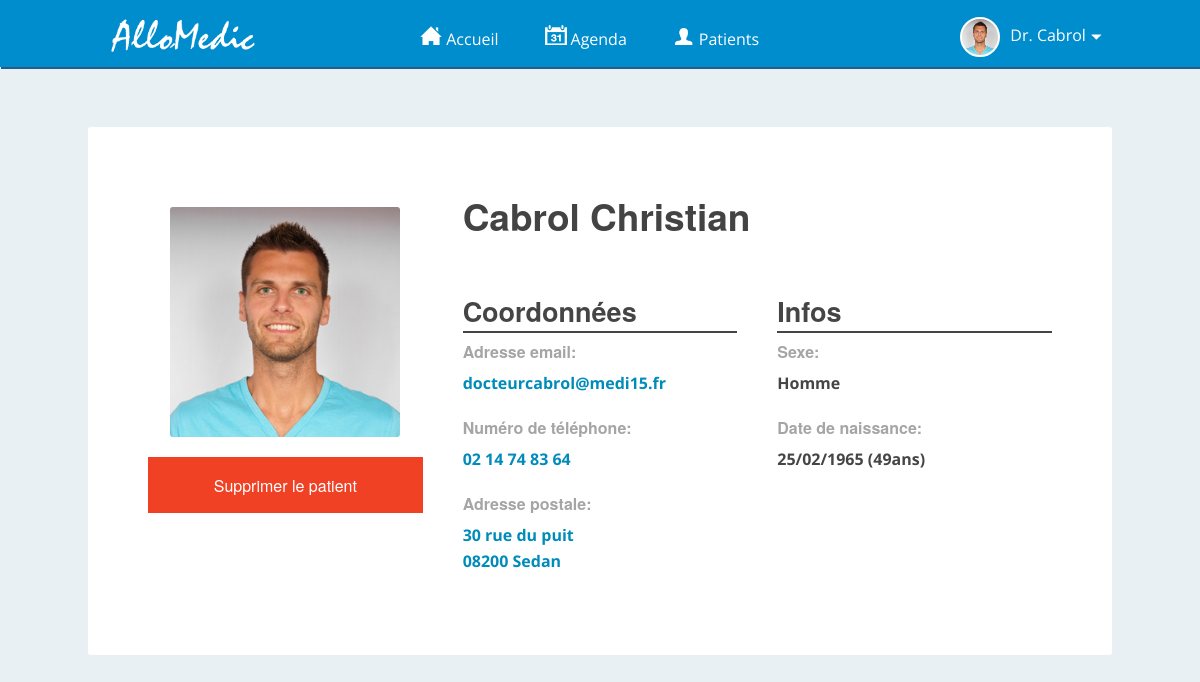
Page /profil.php (signed in) on the committed database.
### tables this page shows
CREATE TABLE `utilisateurs` (
  `id` int(11) NOT NULL AUTO_INCREMENT,
  `type` varchar(5) NOT NULL,
  `nom` varchar(40) NOT NULL,
  `prenom` varchar(40) NOT NULL,
  `sexe` varchar(1) NOT NULL,
  `datenaissance` varchar(10) NOT NULL,
  `tel` varchar(18) NOT NULL,
  `email` varchar(120) NOT NULL,
  `adresse` varchar(256) NOT NULL,
  `motdepasse` varchar(40) NOT NULL,
  `typemed` varchar(256) NOT NULL,
  PRIMARY KEY (`id`)
);

### php/lib.php (called while the page is built, shortened)
<?php
	function age($date_naissance)
	    {
		    if(!empty($date_naissance)){
			    $date_today=explode("-",date ('Y-n-j'));
			    $annee_today=$date_today[0];
			    $mois_today=$date_today[1];
			    $date_naissance=explode("/", $date_naissance);
			    $annee_naissance=$date_naissance[2];
			    $mois_naissance=$date_naissance[1];
			    $age =  $annee_today - $annee_naissance;
			    return $age;
		    }
	    }
?>

### profil.php (the view, shortened to what this page needs)
<?php
	include('includes/session-config.inc.php');
?>
<!DOCTYPE html>
<html lang="fr">
    <head>
  		<?php
			include('includes/metahead.inc.php');
		?>
    </head>
    <body>
    	<?php
    			if(isset($_SESSION['userid'])){
    			$iduser = $_SESSION['userid'];
    			if(isset($_GET['url'])){
			    			$idpro = $_GET['url'];
		    			}
		    			else{
			    			$idpro = $iduser;
		    			}
		    	$prof = $bdd->query("select * from utilisateurs where id=$idpro");
		    	$profil = $prof -> fetchAll();
				include('includes/header.inc.php');
				if($_SESSION['type']=="med" && $_SESSION['userid']!=$profil[0]['id']){
						$idpat = $profil[0]['id'];
						$idmed = $_SESSION['userid'];
						$link = $bdd->query("SELECT * FROM liens WHERE idpat=$idpat and idmed=$idmed");
						$nbl = $link->rowCount();
						if($nbl>0){
							$linkiok = true;
							$modiok = true;
						}
					}
					elseif($_SESSION['userid']==$profil[0]['id']){
						$modiok = true;
					}
				include('php/modpro.ex.php');
		?>
	    <div id="container">
	    	<div id="content">
				 <?php
		    		if (file_exists("images/avatar/".$profil[0]['id'].".jpg")) {
			    		$lienphoto = "images/avatar/".$profil[0]['id'].".jpg";
		    		}
		    		if($profil[0]['sexe']=="h"){
				    		$sexe = "Homme";
			    		}
			    		elseif($profil[0]['sexe']=="f"){
				    		$sexe = "Femme";
			    		}
			    		else{
				    		$sexe = "N.D.";
			    		}
		    		$tel = str_replace("\r\n", " ", chunk_split($profil[0]['tel'], 2));
		    		$adre = stripslashes($profil[0]['adresse']);
								if(preg_match("'(.*)([0-9]{5})(.*)'s" ,$adre,$out)){
									$adresse = $out[1] . '</br>' . $out[2]. ' '. $out[3];
								}
								else{
									$adresse = $adre;
								}
					if($_SESSION['userid']==$profil[0]['id'] || isset($linkiok)){
				 ?>
		    	<div class="blocpro">
		    		<div class="col size-1">
			    	<div class="avatarprofil" style="width: 230px; height: 230px; background: url(<?php echo $lienphoto;?>) center no-repeat; background-size: cover;"></div>
			    	<?php
			    		if($profil[0]['id']!=$_SESSION['userid']||$_SESSION['type']=="med"){
			    	?>
			    	<?php if($_SESSION['userid']==$profil[0]['id']||isset($modiok)){echo '<button  class="md-trigger alert expand" data-modal="suppat">Supprimer le patient</button>';}?>
			    	<?php
			    		}
			    	?>
		    		</div>
			    	<h2 class="col size-2"><?php echo $profil[0]['nom']. " ".$profil[0]['prenom'];?></h2>
			    	<div  class="col size-1">
				    	<h3>Coordonnées</h3>
				    	<h4>Adresse email:<?php if($_SESSION['userid']==$profil[0]['id']||isset($modiok)){echo '<span class="modifbout md-trigger" data-modal="modifemail" data-email="'.$profil[0]['email'].'">Modifier</span>';}?></h4>
				    	<p><a href="mailto:<?php echo $profil[0]['email'];?>"><?php echo $profil[0]['email'];?></a></p>
				    	<h4>Numéro de téléphone: <?php if($_SESSION['userid']==$profil[0]['id']||isset($modiok)){echo '<span class="modifbout md-trigger" data-modal="modiftel" data-tel="'.$profil[0]['tel'].'">Modifier</span>';}?> </h4>
				    	<p><a href="sip:<?php echo $profil[0]['tel'];?>"><?php echo $tel;?></a></p>
				    	<h4>Adresse postale: <?php if($_SESSION['userid']==$profil[0]['id']||isset($modiok)){echo '<span class="modifbout md-trigger" data-modal="modifadr" data-adr="'.$profil[0]['adresse'].'">Modifier</span>';}?> </h4>
				    	<p><a href="geo:<?php echo $profil[0]['adresse'];?>"><?php echo $adresse;?></a></p>
			    	</div>
			    	<div  class="col size-1">
				    	<h3>Infos</h3>
				    	<h4>Sexe:<?php if($_SESSION['userid']==$profil[0]['id']||isset($modiok)){echo '<span class="modifbout md-trigger" data-modal="modifsexe" data-sexe="'.$profil[0]['sexe'].'">Modifier</span>';}?></h4>
				    	<p><?php echo $sexe;?></p>
				    	<h4>Date de naissance:<?php if($_SESSION['userid']==$profil[0]['id']||isset($modiok)){echo '<span class="modifbout md-trigger" data-modal="modifdatenaissance" data-dn="'.$profil[0]['datenaissance'].'">Modifier</span>';}?></h4>
				    	<p><?php echo $profil[0]['datenaissance'].' ('.age($profil[0]['datenaissance']).'ans)';?></p>
			    	</div>
		    	</div>
		    			 <?php
			    			 }
			    			 else{
				    			 echo "Vous n'etes pas autorisé à voir ce profil.";
			    			 }
		    			 ?>
	    	</div>
	    </div>
    </body>
</html>
<?php
	     }
		   else{
			   ?><SCRIPT LANGUAGE="JavaScript">
document.location.href="f/..";
</SCRIPT><?php
		   }
		?>

### includes/header.inc.php (shortened to what this page needs)
<header>
    <div id="header">
	    <div id="logo"><a href="f/..">Allomedic</a></div>
	    <ul id="nav">
	    	<?php
	    	if(count($_SESSION)>0){
		    	if($_SESSION['type']=='med'){
	    	?>
		    <li><a href="f/.." id="home">Accueil</a></li>
		    <li><a href="agenda" id="agenda">Agenda</a></li>
		    <li><a href="patients" id="patients">Patients</a></li>
		    <?php
			    }
			    elseif($_SESSION['type']=='pat'){
				    ?>
		    <li class="navpat"><a href="f/.." id="home">Accueil</a></li>
		    <li class="navpat"><a href="rendez-vous" id="agenda">Rendez-vous</a></li>
		    <li class="navpat"><a href="medecins" id="patients">Médecins</a></li>
				    <?php
			    }
		    ?>
	    </ul>
	    <div id="profil">
	    	<?php
		    	$req = $bdd->query("SELECT * FROM utilisateurs WHERE id='$iduser'");
		    	$req = $req->fetchAll(PDO::FETCH_ASSOC);
	    	if (file_exists("images/avatar/".$iduser.".jpg")) {
	    		echo '<div id="avatar" style="background: url(images/avatar/'.$iduser.'.jpg); background-size: cover;">avatar</div>';
	    	}
		    	if($req[0]['type']=='med'){
			    	echo "Dr. ".$req[0]['nom'];
		    	}
		    	else{
			    	echo $req[0]['prenom']. " " .$req[0]['nom'];
		    	}
	    	?>
	    </div>
	    <?php
		    }
	    ?>
    </div>
</header>

### css/style.css (style rules this page uses)
body { background: #e9f0f4; font-family: 'Open Sans', sans-serif; }
header { width: 100%; height: 67px; background: #008dcd; color: #fff; position: relative; z-index: 10; box-shadow: 1px 2px 0px 0px #225e86; }
#logo { float: left; height: 60px; }
#logo a { color: #FFF; font-weight: bold; text-indent: -9999px; font-size: 2em; width: 300px; padding: 20px; display: block; padding-left: 100px; background: url(../images/logo2.png) left 2px no-repeat; background-size: 200px; }
header #nav { margin: 0 30%; }
header #nav li { list-style: none; padding: 0; margin: 0; }
header #nav li a { color: #fff; padding: 15px 21px; float: left; display: block; }
header #nav li a#home:before { content: ' '; display: inline-block; width: 30px; height: 30px; background: url(../images/nav.png) 0px 6px no-repeat; background-size: cover; }
header #nav li a#agenda:before { content: ' '; display: inline-block; width: 30px; height: 30px; background: url(../images/nav.png) 0px -26px no-repeat; background-size: cover; }
header #nav li a#patients:before { content: ' '; display: inline-block; margin-top: 2px; width: 30px; height: 28px; background: url(../images/nav.png) 0px -58px no-repeat; background-size: cover; }
#content, #header { width: 1024px; margin: 0 auto; }
#header { position: relative; }
#content { padding-top: 60px; }
#avatar { float: left; height: 40px; width: 40px; background: url(../images/profilwomen.jpg) center top no-repeat; background-size: 40px; border-radius: 30px; border: 2px solid #fff; text-indent: -9999px; margin: -10px 10px 0 0; }
#profil { float: right; height: 40px; margin: 17px 0; padding: 10px; cursor: pointer; }
#profil:after { content: ' '; height: 8px; width: 12px; display: inline-block; background: url(../images/flechebas.png) no-repeat; background-size: 12px 8px; }
.alert { background: #e74c3c; }
button, .button { background: #008dcd; }
.col { float: left; }
.blocpro { background: #fff; padding: 40px; overflow: hidden; border-radius: 3px; }
.blocpro .col { float: left; padding: 20px; }
.blocpro .col.size-1 { width: 33.33%; }
.blocpro .col.size-2 { width: 66.66%; }
.blocpro h2 { font-weight: 900; color: #434343; }
.blocpro h3 { font-weight: bold; color: #454545; border-bottom: 2px solid #454545; }
.blocpro h4 { font-size: 1em; font-weight: bold; color: #a5a5a5; }
.blocpro p { font-size: 1em; font-weight: bold; color: #454545; }
.blocpro .avatarprofil { border-radius: 3px; margin: 20px auto; position: relative; }

### rows in the picture
utilisateurs: nom "Cabrol", prenom "Christian", email "docteurcabrol@medi15.fr", tel "02 14 74 83 64", sexe "Homme", datenaissance "25/02/1965", datenaissance "49"

### other values in the picture
$out[1] "30 rue du puit"
$out[2] "08200"
$out[3] "Sedan"
